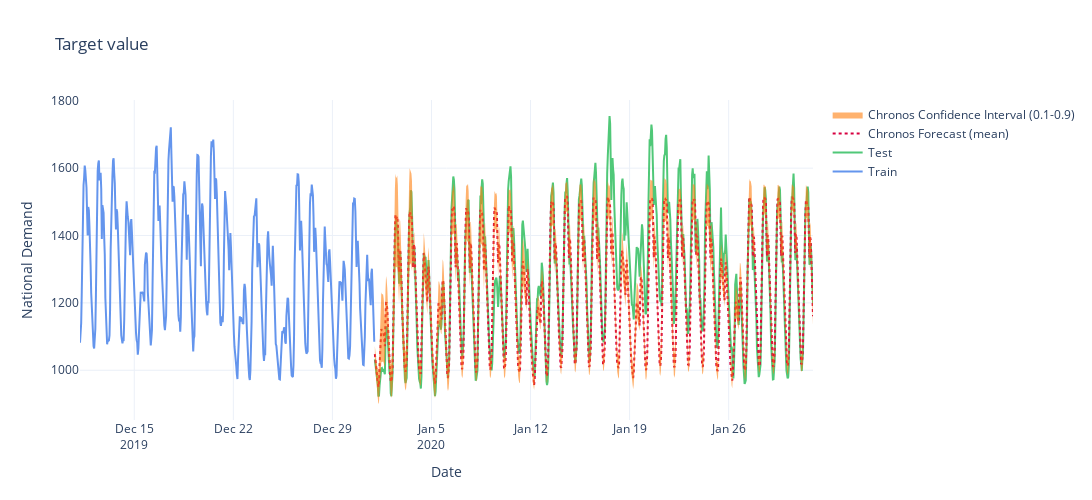

The notebook cell this image was saved under:
### Code cell
train_size = 500
fig = go.Figure()
fig.add_trace(
    go.Scatter(
        x=train_df["datetime"][-train_size:],
        y=train_df["nat_demand"][-train_size:],
        name="Train",
        line=dict(color="#6495ED"),
    )
)
fig.add_trace(
    go.Scatter(
        x=test_df["datetime"],
        y=test_df["nat_demand"],
        name="Test",
        line=dict(color="#50C878"),
    )
)
fig.add_trace(
    go.Scatter(
        x=test_df["datetime"],
        y=predictions["mean"],
        name="Chronos Forecast (mean)",
        line=dict(color="#D70040", dash="dot"),
    )
)

fig.add_trace(go.Scatter(
    x=test_df['datetime'],
    y=predictions['0.9'],
    mode='lines',
    line=dict(width=0),
    name='90th percentile',
    showlegend=False
))

fig.add_trace(go.Scatter(
    x=test_df['datetime'],
    y=predictions['0.1'],
    mode='lines',
    fill='tonexty',
    fillcolor='rgba(255, 127, 14, 0.6)',
    line=dict(width=0),
    name='Chronos Confidence Interval (0.1-0.9)'
))

fig.update_layout(
    title="Target value",
    xaxis_title="Date",
    yaxis_title="National Demand",
    template="plotly_white",
    width=1_400,
    height=500,
)
fig.show()

### Figure 1 — Plotly figure (JSON) as saved in the notebook; plotly's stock layout.template omitted (floating-point values rounded to 4 significant figures; data arrays with more than 128 entries replaced by an {"elided": "..."} marker saying what was removed)
{"data": [{"line": {"color": "#6495ED"}, "name": "Train", "type": "scatter", "x": {"elided": "500 str values"}, "y": {"elided": "500 float values"}}, {"line": {"color": "#50C878"}, "name": "Test", "type": "scatter", "x": {"elided": "744 str values"}, "y": {"elided": "744 float values"}}, {"line": {"color": "#D70040", "dash": "dot"}, "name": "Chronos Forecast (mean)", "type": "scatter", "x": {"elided": "744 str values"}, "y": {"elided": "744 float values"}}, {"line": {"width": 0}, "mode": "lines", "name": "90th percentile", "showlegend": false, "type": "scatter", "x": {"elided": "744 str values"}, "y": {"elided": "744 float values"}}, {"fill": "tonexty", "fillcolor": "rgba(255, 127, 14, 0.6)", "line": {"width": 0}, "mode": "lines", "name": "Chronos Confidence Interval (0.1-0.9)", "type": "scatter", "x": {"elided": "744 str values"}, "y": {"elided": "744 float values"}}], "layout": {"height": 500, "title": {"text": "Target value"}, "width": 1400, "xaxis": {"title": {"text": "Date"}}, "yaxis": {"title": {"text": "National Demand"}}}}
